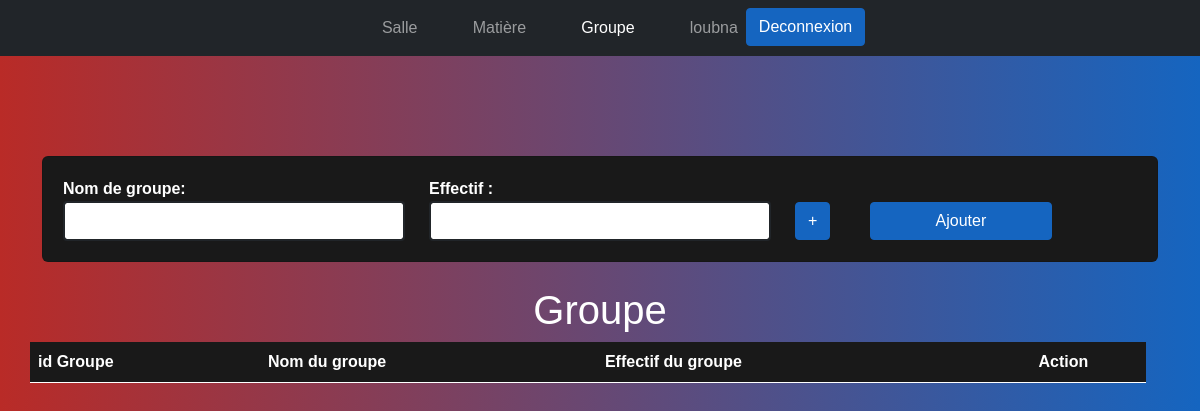
Page /Brief5_GESTION_EMPLOI_DU_TEMPS/Groupe (signed in) on the earlier database version.
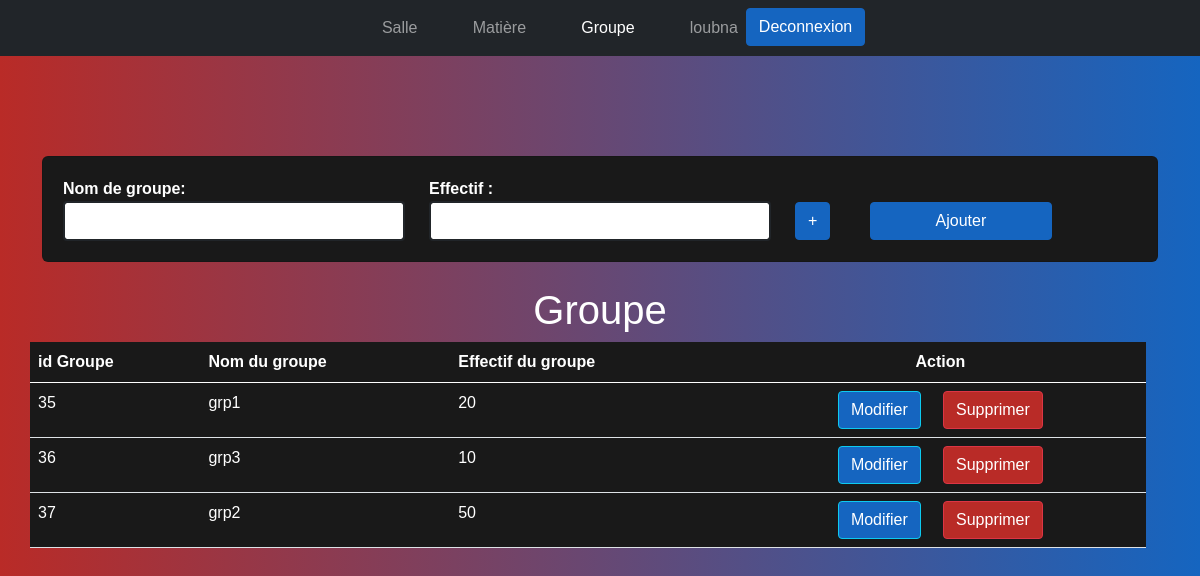
Same page on the later database version.
### tables this page shows
CREATE TABLE IF NOT EXISTS `groupe` (
  `IdG` int(11) NOT NULL AUTO_INCREMENT,
  `LibelleG` varchar(20) NOT NULL,
  `effectifG` int(11) NOT NULL,
  PRIMARY KEY (`IdG`)
);

### Brief5_GESTION_EMPLOI_DU_TEMPS/models/Groupe.php (called while the page is built, shortened)
<?php
class Groupe {
   public function read(){
    $con=new Connexion();
    $conn2=$con->con;
    $query="SELECT * FROM `groupe`";
    $result = $conn2->prepare($query);
    $result->execute();
    return $result->fetchAll(PDO::FETCH_ASSOC);
}
}
?>

### Brief5_GESTION_EMPLOI_DU_TEMPS/views/groupe.php (the view, shortened to what this page needs)
<!DOCTYPE html>
<html lang="en">
<head>
<link href="https://cdn.jsdelivr.net/npm/bootstrap@5.0.0-beta3/dist/css/bootstrap.min.css" rel="stylesheet">
<link rel="stylesheet" href="http://localhost/Brief5_GESTION_EMPLOI_DU_TEMPS/views/css/groupe.css">
</head>
<body>
<nav class="navbar navbar-expand-lg navbar-dark bg-dark">
    <div class="container-fluid">
     <div class="collapse navbar-collapse" id="navbarSupportedContent">
      <ul class="navbar-nav col-md-8 mx-auto justify-content-center">
        <li class="nav-item">
          <a class="nav-link " href="http://localhost/Brief5_GESTION_EMPLOI_DU_TEMPS/Salle">Salle</a>
        </li>
        <li class="nav-item">
            <a class="nav-link" href="http://localhost/Brief5_GESTION_EMPLOI_DU_TEMPS/Matiere">Matière</a>
        </li>
        <li class="nav-item">
            <a class="nav-link active" href="http://localhost/Brief5_GESTION_EMPLOI_DU_TEMPS/Groupe">Groupe</a>
        </li>
        <li class="nav-item">
            <a class="nav-link" style="float:left"><?php echo $_SESSION['admin'][0]['PrenomUser'] ?></a>
            <a class="btn btn-primary " href="http://localhost/Brief5_GESTION_EMPLOI_DU_TEMPS/Login/deconnect">Deconnexion</a>
        </li>
      </div>
    </div>
</nav>
    <div class="container mt-100">
        <div class="card">
        <form action="groupe/create" method="POST" id="form"> <div class="row">
                <div class="col-md-4">
                    <label>Nom de groupe:</label>
                    <input type="text" class="form-control"  id="nom" name="nom" required>
                </div>
                <div class="col-md-4">
                    <label>Effectif :</label>
                    <input type="number" class="form-control"  id="effectif" name="effectif" required>
                </div>
                <div class="col-md-2">
                    <button  type="button" class="btn btn-primary btn1" onclick="addGroupe()"> + </button>
                </div>
                <div class="col-md-2">
                    <button   class="btn btn-primary btn2" name="add"> Ajouter </button>
                </div>
            </div>
            </form>
        </div>
    </div>
    <div class="container mt-4">
        <h1 class="text-center ">Groupe</h1>
        <div class="row col-md-12 col-md-offset-2 custyle">
        <table class="table">
        <thead>
            <tr>
                <th>id Groupe</th>
                <th>Nom du groupe</th>
                <th>Effectif du groupe</th>
                <th class="text-center">Action</th>
            </tr>
        </thead>
                <tbody>
                <?php
                    foreach($groupes as $g){
                ?>
                <tr>
                    <td><?php echo $g['IdG']?></td>
                    <td><?php echo $g['LibelleG']?></td>
                    <td><?php echo $g['effectifG']?></td>
                    <td class="text-center">
                        <form action="groupe/update" method="post" style="display: inline-block">
                            <button class="btn btn-info colbtn" name="update" ><span class="glyphicon glyphicon-edit" ></span> Modifier</button>
                        </form>
                    <form action="groupe/delete" method="post" style="display: inline-block">
                    <button  class="btn btn-danger btn-xs COLBTN" name="delete"><span class="glyphicon glyphicon-remove" ></span> Supprimer</button>
                    </form>
                    </td>
                </tr>
                <?php }?>
        </tbody></table>
        </div>
    </div>
</body>
</html>

Differences in the rows shown:
added groupe: IdG "35", LibelleG "grp1", effectifG "20"
added groupe: IdG "36", LibelleG "grp3", effectifG "10"
added groupe: IdG "37", LibelleG "grp2", effectifG "50"
